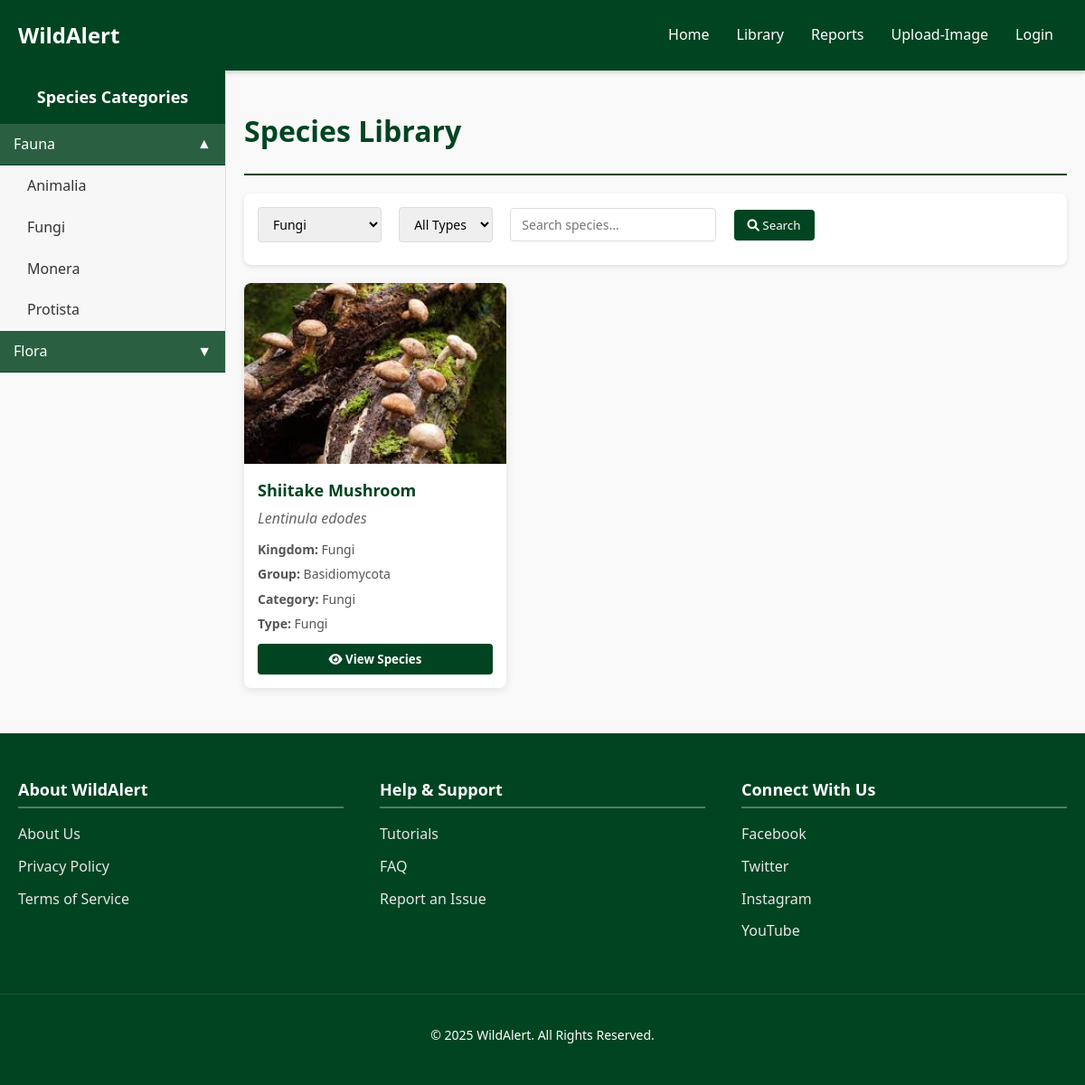
The app's page /components/library.php?category=2, older data.
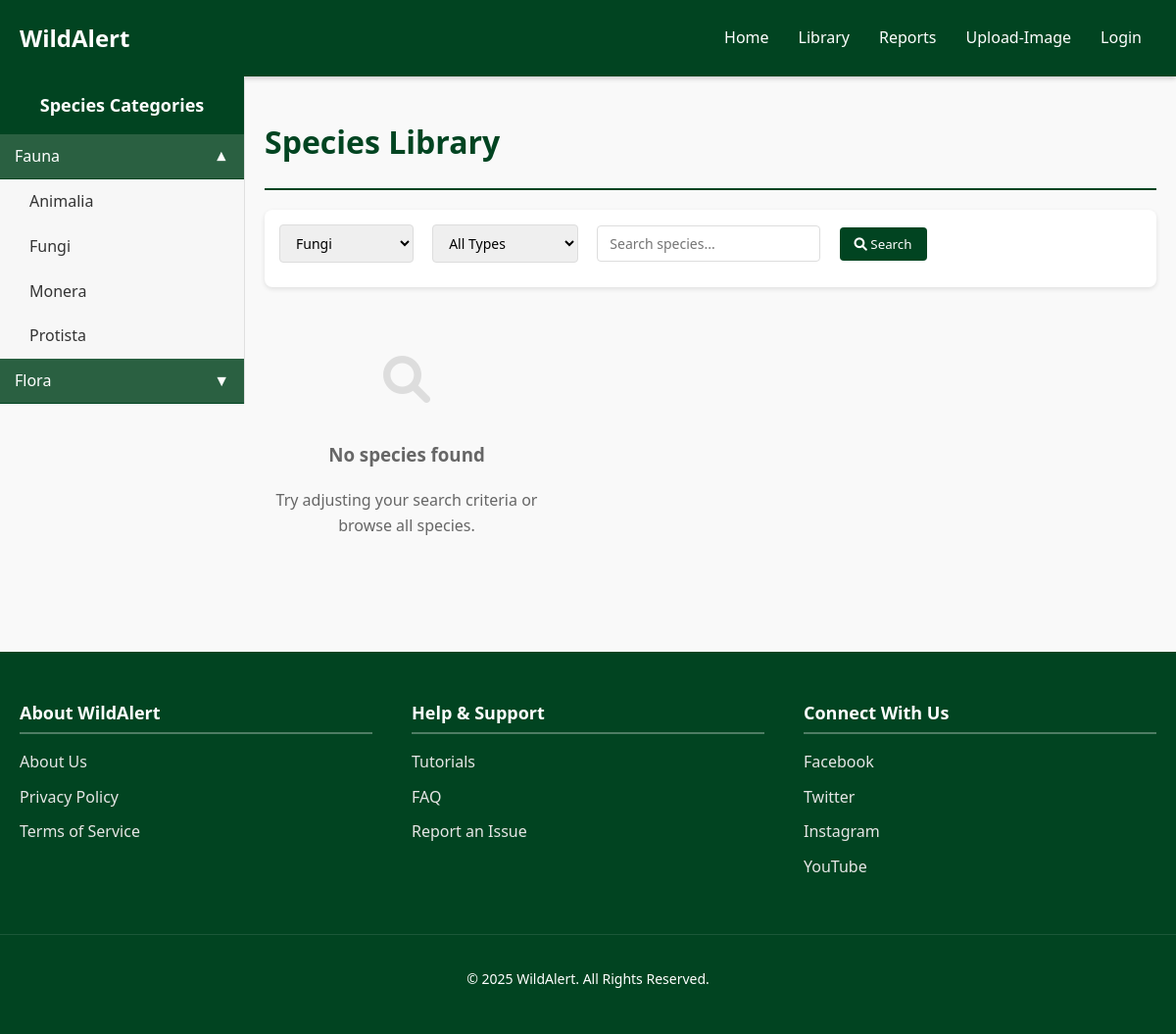
The same page, newer data.
### tables this page shows
CREATE TABLE `tbl_category` (
  `category_id` int(11) NOT NULL,
  `category_name` varchar(100) NOT NULL,
  `topic_id` int(11) NOT NULL
);

CREATE TABLE `tbl_species` (
  `species_id` int(11) NOT NULL,
  `species_name` varchar(50) NOT NULL,
  `scientific_name` varchar(50) NOT NULL,
  `image_path` varchar(255) NOT NULL,
  `kingdom` varchar(50) NOT NULL,
  `group_name` varchar(50) NOT NULL,
  `date_created` datetime NOT NULL,
  `category_id` int(11) NOT NULL,
  `type_id` int(11) NOT NULL,
  `acc_id` int(11) NOT NULL
);

CREATE TABLE `tbl_species_type` (
  `type_id` int(11) NOT NULL,
  `type_name` varchar(50) NOT NULL
);

### components/library.php (the view, shortened to what the changed rows need)
<!DOCTYPE html>
<html lang="en">
<head>
    <link rel="stylesheet" href="https://cdnjs.cloudflare.com/ajax/libs/font-awesome/6.0.0/css/all.min.css">
</head>
<body>
<?php include 'navbar.php'; ?>
<?php include 'sidebar.php'; ?>
<div class="content">
    <div class="flex">
        <h1 class="section-title">Species Library</h1>
    </div>
    <div class="species-grid">
        <?php
        $sql = "SELECT s.*, c.category_name, t.type_name
               FROM tbl_species s
               JOIN tbl_category c ON s.category_id = c.category_id
               JOIN tbl_species_type t ON s.type_id = t.type_id
               WHERE 1=1";
        if (isset($_GET['category']) && !empty($_GET['category'])) {
            $categoryId = $conn->real_escape_string($_GET['category']);
            $sql .= " AND s.category_id = '$categoryId'";
        }
        $sql .= " ORDER BY s.species_name ASC";
        $result = $conn->query($sql);
        if ($result->num_rows > 0) {
            while ($row = $result->fetch_assoc()) {
                $imagePath = processImagePath($row['image_path']);
                echo '<div class="species-card">';
                echo '<div class="species-image-container" style="height: 200px; width: 100%; position: relative;">';
                echo '<img src="' . $imagePath . '" alt="' . $row['species_name'] . '" class="species-image" style="height: 100%; width: 100%; object-fit: cover;"
                      onerror="this.style.display=\'none\'; this.nextElementSibling.style.display=\'flex\';">';
                echo '</div>';
                echo '<div class="species-info">';
                echo '<div class="species-name">' . $row['species_name'] . '</div>';
                echo '<div class="scientific-name">' . $row['scientific_name'] . '</div>';
                echo '<div class="species-details">';
                echo '<p><strong>Kingdom:</strong> ' . $row['kingdom'] . '</p>';
                echo '<p><strong>Group:</strong> ' . $row['group_name'] . '</p>';
                echo '<p><strong>Category:</strong> ' . $row['category_name'] . '</p>';
                echo '<p><strong>Type:</strong> ' . $row['type_name'] . '</p>';
                echo '</div>';
                echo '<button class="view-btn" data-species-id="' . $row['species_id'] . '" data-species-name="' . $row['species_name'] . '" data-scientific-name="' . $row['scientific_name'] . '" data-image="' . $imagePath . '">';
                echo '<i class="fas fa-eye"></i> View Species';
                echo '</button>';
                echo '</div>';
                echo '</div>';
            }
        } else {
            echo '<div class="no-results">';
            echo '<i class="fas fa-search" style="font-size: 48px; color: #ddd; margin-bottom: 20px;"></i>';
            echo '<h3>No species found</h3>';
            echo '<p>Try adjusting your search criteria or browse all species.</p>';
            echo '</div>';
        }
        function processImagePath($path) {
            $filename = basename($path);
            return '../images/species/' . $filename;
        }
        ?>
    </div>
</div>
<?php include 'footer.php'; ?>
</body>
</html>

### components/sidebar.php (shortened to what the changed rows need)
<?php include '../backend/config/config.php'; ?>
<?php
$topicQuery = "SELECT * FROM tbl_topic";
$topicResult = $conn->query($topicQuery);
$categoryByTopic = [];
if ($topicResult->num_rows > 0) {
    while ($topic = $topicResult->fetch_assoc()) {
        $categoryQuery = "SELECT * FROM tbl_category WHERE topic_id = " . $topic['topic_id'];
        $categoryResult = $conn->query($categoryQuery);
        $categories = [];
        if ($categoryResult->num_rows > 0) {
            while ($category = $categoryResult->fetch_assoc()) {
                $categories[] = $category;
            }
        }
        $categoryByTopic[$topic['topic_id']] = [
            'topic_name' => $topic['topic_name'],
            'categories' => $categories
        ];
    }
}
?>
<!DOCTYPE html>
<html lang="en">
<head>
</head>
<body>
    <div class="sidebar" id="sidebar">
        <?php foreach ($categoryByTopic as $topicId => $topic): ?>
            <div class="topic-section">
                <div class="topic-header" onclick="toggleTopic(this)">
                    <?php echo $topic['topic_name']; ?>
                    <span class="icon">▼</span>
                </div>
                <div class="category-list">
                    <?php foreach ($topic['categories'] as $category): ?>
                        <div class="category-item" onclick="location.href='library.php?category=<?php echo $category['category_id']; ?>'">
                            <?php echo $category['category_name']; ?>
                        </div>
                    <?php endforeach; ?>
                </div>
            </div>
        <?php endforeach; ?>
    </div>
</body>
</html>

Row changes from the older to the newer data that the page shows:
removed tbl_species: image_path (picture), species_name "Shiitake Mushroom", scientific_name "Lentinula edodes", kingdom "Fungi", group_name "Basidiomycota", category.category_name "Fungi", type.type_name "Fungi"
Text that changed along with them:
text now shown: "No species found Try adjusting your search criteria or browse all species."
